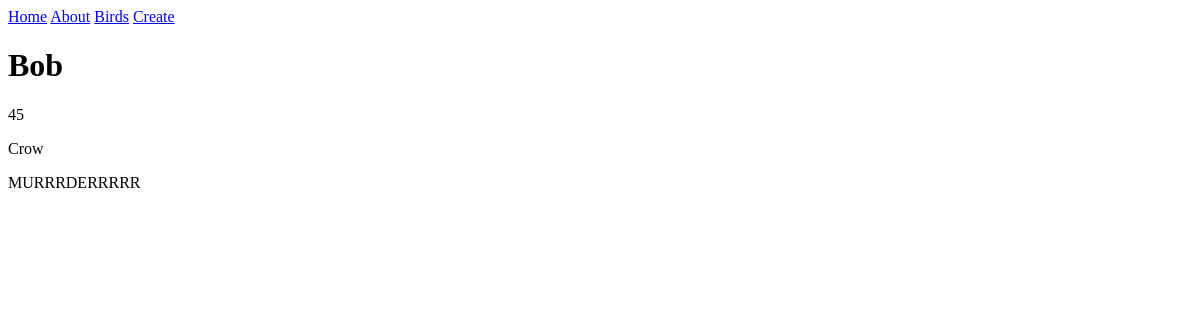
/birds/birds/3/, run on an earlier commit of the app's database.
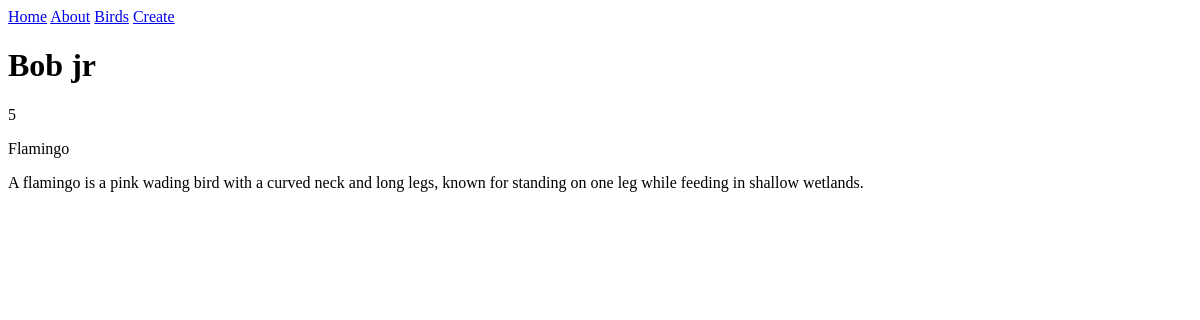
And on a later commit of the database.
### birds/models.py (models this page shows, shortened)
class Bird(models.Model):
    name = models.CharField(max_length=50)
    age = models.IntegerField()
    species = models.ForeignKey(Species, on_delete=models.SET_NULL, null=True)

class Species(models.Model):
    name = models.CharField(max_length=50)
    description = models.TextField(max_length=500)

### birds/views.py (the view)
# urls.py: path("birds/<int:id>/", views.bird, name="birds-bird"),
def bird(request, id):
    bird = get_object_or_404(Bird, pk=id)
    data = {"bird": bird}
    return render(request, "bird.html", data)

### birds/templates/bird.html
{% extends 'base.html' %}
{% block content %}
    <h1>{{ bird.name }}</h1>
    <p>{{ bird.age }}</p>
    <p>{{ bird.species.name }}</p>
    <p>{{ bird.species.description }}</p>
{% endblock content %}

### birds/templates/base.html (shortened to what this page needs)
{% load static %}
<!DOCTYPE html>
<html lang="en">
<head>
</head>
<body>
    <nav>
        <a href="{% url 'birds-home' %}">Home</a>
        <a href="{% url 'birds-about' %}">About</a>
        <a href="{% url 'birds-birds' %}">Birds</a>
        <a href="{% url 'birds-new' %}">Create</a>
    </nav>
    <main>
        {% block content %}{% endblock content %}
    </main>
</body>
</html>

What changed in the data, as far as the page shows it:
changed Bird: name "Bob" → "Bob jr"; age "45" → "5"; species.name "Crow" → "Flamingo"; species.description "MURRRDERRRRR" → "A flamingo is a pink wading bird with a curved neck and long legs, known for standing on one leg while feeding in shallow wetlands."
